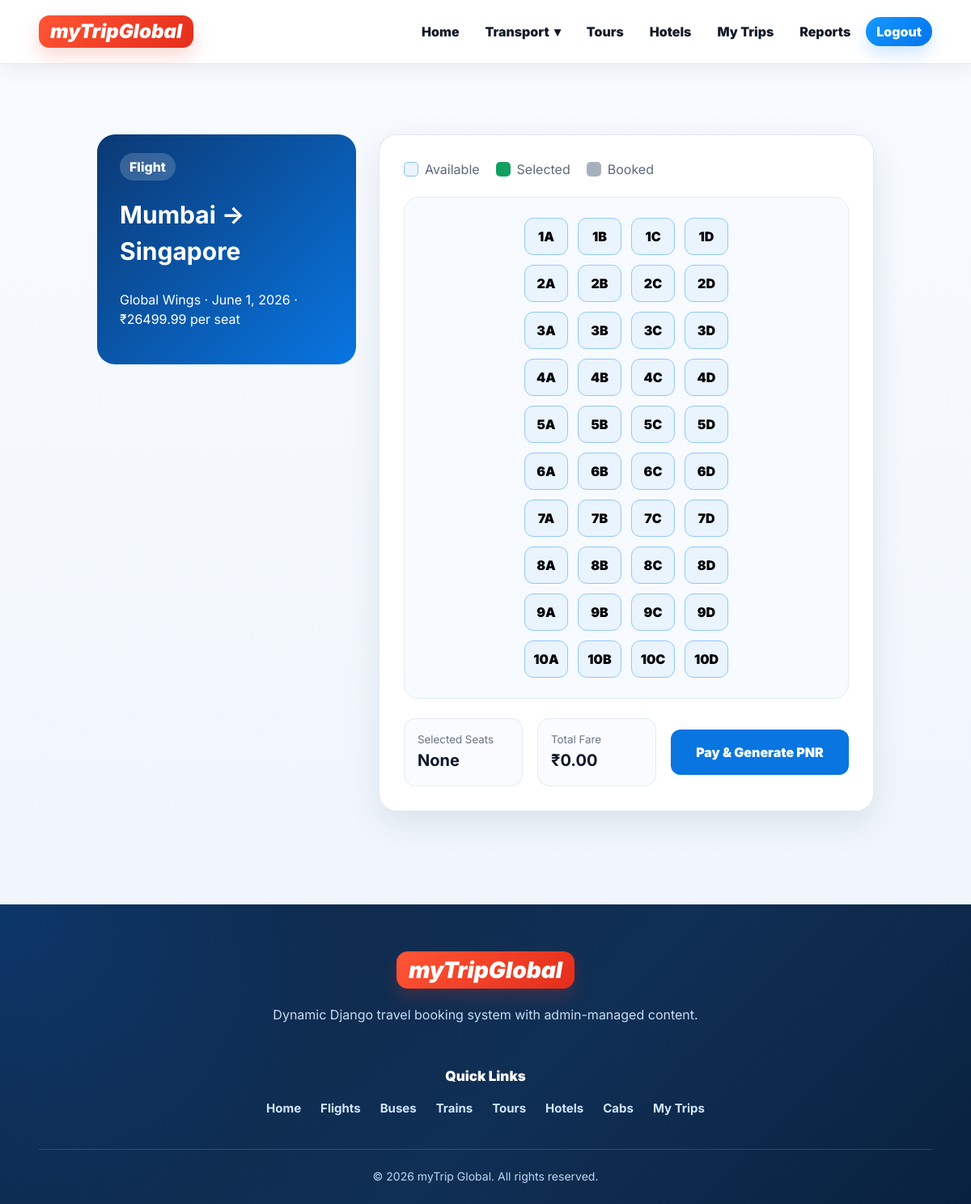
The app's page /travel/2/seats/ (signed in) with its own data.
### booking/models.py (models this page shows, shortened)
class SiteSetting(models.Model):
    site_name = models.CharField(max_length=100, default='myTrip Global')
    logo_text = models.CharField(max_length=40, default='myTrip')
    tagline = models.CharField(max_length=150, blank=True, default="")
    hero_title = models.CharField(max_length=180, default='Book flights, buses, trains, hotels, tours and cabs in one place')
    hero_subtitle = models.TextField(default='Search travel, select seats, choose packages and pay securely online with Cashfree.')
    hero_image = models.ImageField(upload_to='site/', blank=True, null=True)
    support_email = models.EmailField(blank=True)
    support_phone = models.CharField(max_length=25, blank=True)
    footer_about = models.TextField(default='Book flights, buses, trains, tour packages, hotels and cabs from one trusted travel platform.')
    instagram_url = models.URLField(blank=True)
    twitter_url = models.URLField(blank=True)
    facebook_url = models.URLField(blank=True)
    is_active = models.BooleanField(default=True)
    updated_at = models.DateTimeField(auto_now=True)
    class Meta:
        verbose_name = 'Site Setting'
        verbose_name_plural = 'Site Settings'
    @classmethod
    def load(cls):
        return cls.objects.filter(is_active=True).order_by('-updated_at').first() or cls()

class TravelService(models.Model):
    SERVICE_TYPES = [
        ('flight', 'Flight'),
        ('bus', 'Bus'),
        ('train', 'Train'),
    ]
    service_type = models.CharField(max_length=20, choices=SERVICE_TYPES)
    title = models.CharField(max_length=140)
    operator_name = models.CharField(max_length=100)
    source = models.CharField(max_length=80)
    destination = models.CharField(max_length=80)
    departure_date = models.DateField()
    departure_time = models.TimeField()
    arrival_date = models.DateField()
    arrival_time = models.TimeField()
    base_price = models.DecimalField(max_digits=10, decimal_places=2)
    total_seats = models.PositiveIntegerField(default=40)
    seat_columns = models.PositiveIntegerField(default=4, help_text='Use 4 for bus/flight style, 6 for train style')
    description = models.TextField(blank=True)
    image = models.ImageField(upload_to='services/', blank=True, null=True)
    is_active = models.BooleanField(default=True)
    created_at = models.DateTimeField(auto_now_add=True)
    class Meta:
        ordering = ['departure_date', 'departure_time']
    def all_seat_numbers(self):
        letters = string.ascii_uppercase
        seats = []
        for i in range(1, self.total_seats + 1):
            row = ((i - 1) // self.seat_columns) + 1
            col = letters[(i - 1) % self.seat_columns]
            seats.append(f'{row}{col}')
        return seats

### booking/views.py (the view)
# urls.py: path('travel/<int:pk>/seats/', views.seat_selection, name='seat_selection'),
@login_required
def seat_selection(request, pk):
    service = get_object_or_404(TravelService, pk=pk, is_active=True, service_type__in=['flight', 'bus', 'train'])
    unavailable = booked_seats_for_service(service)
    all_seats = service.all_seat_numbers()
    if request.method == 'POST':
        form = SeatSelectionForm(request.POST)
        if form.is_valid():
            selected = form.cleaned_data['selected_seats']
            unavailable_now = booked_seats_for_service(service)
            overlap = set(selected).intersection(set(unavailable_now))
            invalid = set(selected).difference(set(all_seats))
            if overlap:
                messages.error(request, f'Seats already booked: {", ".join(sorted(overlap))}')
            elif invalid:
                messages.error(request, 'Invalid seat selection detected.')
            else:
                total = service.base_price * Decimal(len(selected))
                booking = Booking.objects.create(
                    user=request.user,
                    booking_type='travel',
                    travel_service=service,
                    travellers=len(selected),
                    selected_seats=selected,
                    total_amount=total,
                    status='pending',
                    payment_status='pending',
                )
                Payment.objects.create(booking=booking, amount=total, method='Cashfree', status='pending')
                messages.info(request, 'Seats reserved. Complete Cashfree payment to confirm your booking.')
                return redirect('payment_checkout', booking_id=booking.id)
    else:
        form = SeatSelectionForm()
    return render(request, 'seat_selection.html', {
        'service': service,
        'all_seats': all_seats,
        'unavailable': unavailable,
        'form': form,
    })

### booking/context_processors.py (called while the page is built)
def global_site_data(request):
    try:
        return {
            'site_settings': SiteSetting.load(),
            'footer_links': FooterLink.objects.filter(is_active=True)[:8],
        }
    except Exception:
        return {
            'site_settings': SiteSetting(),
            'footer_links': [],
        }

### booking/views.py (called while the page is built)
def booked_seats_for_service(service):
    taken = []
    bookings = Booking.objects.filter(travel_service=service, status__in=['pending', 'paid'])
    for booking in bookings:
        taken.extend(booking.selected_seats)
    return sorted(set(taken))

### booking/templates/seat_selection.html (shortened to what this page needs)
{% extends 'base.html' %}
{% load static %}
{% block extra_css %}
<link rel="stylesheet" href="{% static 'css/seat_selection.css' %}?v=12.0">
{% endblock %}
{% block content %}
<section class="seat-page">
    <div class="seat-info">
        <span>{{ service.get_service_type_display }}</span>
        <h1>{{ service.source }} → {{ service.destination }}</h1>
        <p>{{ service.operator_name }} · {{ service.departure_date }} · ₹{{ service.base_price }} per seat</p>
    </div>
    <form method="post" class="seat-layout-card" id="seatForm">
        <div class="legend">
            <span><b class="available"></b> Available</span>
            <span><b class="selected"></b> Selected</span>
            <span><b class="booked"></b> Booked</span>
        </div>
        <div class="seat-map" style="grid-template-columns: repeat({{ service.seat_columns }}, 54px);">
            {% for seat in all_seats %}
                <button type="button" class="seat {% if seat in unavailable %}booked{% endif %}"
                        data-seat="{{ seat }}" {% if seat in unavailable %}disabled{% endif %}>
                    {{ seat }}
                </button>
            {% endfor %}
        </div>
        <div class="summary-panel">
            <div>
                <small>Selected Seats</small>
                <strong id="selectedList">None</strong>
            </div>
            <div>
                <small>Total Fare</small>
                <strong>₹<span id="totalFare">0.00</span></strong>
            </div>
            <button type="submit">Pay & Generate PNR</button>
        </div>
    </form>
</section>
{% endblock %}

### booking/templates/base.html (shortened to what this page needs)
{% load static %}
<!doctype html>
<html lang="en">
<head>
    <link rel="stylesheet" href="{% static 'css/base.css' %}?v=25.0">
    {% block extra_css %}{% endblock %}
</head>
<body>
<header class="site-header">
    <div class="header-inner">
        <a class="brand" href="{% url 'home' %}" aria-label="Home">
            <span class="brand-mark">
                {{ site_settings.logo_text|default:'myTripGlobal' }}
            </span>
        </a>
        <nav class="main-nav" aria-label="Main navigation">
            <a href="{% url 'home' %}">Home</a>
            <details class="nav-dropdown">
                <summary>
                    Transport <span>▾</span>
                </summary>
            </details>
            <a href="{% url 'tour_list' %}">Tours</a>
            <a href="{% url 'hotel_list' %}">Hotels</a>
            {% if user.is_authenticated %}
                <a href="{% url 'my_bookings' %}">My Trips</a>
                {% if user.is_staff or user.is_superuser %}
                    <a href="{% url 'staff_reports' %}">Reports</a>
                {% endif %}
                <form class="logout-form" method="post" action="{% url 'logout' %}">
                    <button type="submit">Logout</button>
                </form>
            {% else %}
                <a class="login-link" href="{% url 'login' %}">Login</a>
                <a class="signup-link" href="{% url 'signup' %}">Sign up</a>
            {% endif %}
        </nav>
    </div>
</header>
<main>
    {% block content %}{% endblock %}
</main>
<footer class="site-footer">
    <div class="footer-inner footer-modern">
        <div class="footer-brand">
            <a class="brand footer-logo" href="{% url 'home' %}" aria-label="Home">
                <span class="brand-mark">
                    {{ site_settings.logo_text|default:'myTripGlobal' }}
                </span>
            </a>
            <p>
                {{ site_settings.footer_about|default:'Dynamic Django travel booking system with admin-managed content.' }}
            </p>
        </div>
        <div class="footer-menu">
            <h4>Quick Links</h4>
            <div class="footer-link-row">
                <a href="{% url 'home' %}">Home</a>
                <a href="{% url 'flight_list' %}">Flights</a>
                <a href="{% url 'bus_list' %}">Buses</a>
                <a href="{% url 'train_list' %}">Trains</a>
                <a href="{% url 'tour_list' %}">Tours</a>
                <a href="{% url 'hotel_list' %}">Hotels</a>
                <a href="{% url 'cab_list' %}">Cabs</a>
                {% if user.is_authenticated %}
                    <a href="{% url 'my_bookings' %}">My Trips</a>
                {% endif %}
            </div>
        </div>
    </div>
    <div class="footer-bottom">
        <span>
            © 2026 {{ site_settings.site_name|default:'myTrip Global' }}. All rights reserved.
        </span>
    </div>
</footer>
</body>
</html>

### booking/static/css/base.css (style rules this page uses)
:root { --primary: #0b7cff; --primary-600: #0067df; --primary-dark: #063a83; --accent: #ef3f2e; --success: #08985d; --warning: #b7791f; --danger: #d92d20; --ink: #0f172a; --text: #334155; --muted: #64748b; --line: #dce6f2; --soft: #f1f7ff; --bg: #f4f8fc; --card: #ffffff; --shadow: 0 18px 45px rgba(15, 35, 66, .12); --shadow-sm: 0 8px 24px rgba(15, 35, 66, .08); --radius: 24px; --container: min(1180px, 92vw); }
* { box-sizing: border-box; }
html { scroll-behavior: smooth; }
body { margin: 0; font-family: Inter, system-ui, -apple-system, BlinkMacSystemFont, "Segoe UI", Roboto, Arial, sans-serif; background: linear-gradient(180deg, #f8fbff 0%, #eef4fb 100%); color: var(--ink); line-height: 1.5; }
a { color: inherit; text-decoration: none; }
button, input, select, textarea { font: inherit; }
button { cursor: pointer; }
main { min-height: 62vh; }
.site-header { position: sticky; top: 0; z-index: 1000; background: rgba(255, 255, 255, .97); backdrop-filter: blur(14px); border-bottom: 1px solid rgba(226, 232, 240, .95); box-shadow: 0 8px 24px rgba(15, 35, 66, .06); }
.header-inner { width: var(--container); margin: 0 auto; min-height: 78px; display: flex; align-items: center; justify-content: space-between; gap: 24px; }
.brand { display: inline-flex; align-items: center; gap: 12px; min-width: max-content; }
.brand-mark { display: inline-flex; align-items: center; justify-content: center; background: linear-gradient(135deg, #ff5535, #e42d1a); color: #ffffff; border-radius: 13px; padding: 8px 14px; font-size: 24px; line-height: 1; font-weight: 900; font-style: italic; box-shadow: 0 10px 22px rgba(239, 63, 46, .2); }
.main-nav { display: flex; align-items: center; justify-content: flex-end; gap: 6px; flex-wrap: wrap; }
.main-nav > a, .logout-form button { border: 0; background: transparent; color: #111827; border-radius: 999px; padding: 10px 13px; font-weight: 850; line-height: 1; transition: .18s ease; }
.main-nav .login-link, .main-nav .signup-link, .logout-form button { background: linear-gradient(135deg, #1599ff, #0473ed); color: #ffffff; box-shadow: 0 10px 20px rgba(11, 124, 255, .18); }
.logout-form { margin: 0; }
.nav-dropdown { position: relative; display: inline-flex; align-items: center; }
.nav-dropdown summary { list-style: none; border: 0; background: transparent; color: #111827; border-radius: 999px; padding: 10px 13px; font-weight: 850; line-height: 1; cursor: pointer; transition: .18s ease; display: inline-flex; align-items: center; gap: 6px; }
.site-footer { background: radial-gradient(circle at top left, rgba(11, 124, 255, .18), transparent 34%), linear-gradient(135deg, #0d2748 0%, #102f55 55%, #09213f 100%); color: #dcecff; padding: 58px 0 24px; margin-top: 70px; }
.footer-inner { width: var(--container); margin: 0 auto; }
.footer-modern { display: flex; flex-direction: column; gap: 34px; }
.footer-brand { text-align: center; max-width: 780px; margin: 0 auto; }
.footer-brand .footer-logo { display: inline-flex; justify-content: center; margin-bottom: 18px; }
.footer-brand .brand-mark { font-size: 28px; padding: 9px 15px; border-radius: 14px; }
.footer-brand p { margin: 0 auto; max-width: 720px; color: #c7dcf4; font-size: 16px; line-height: 1.75; }
.footer-menu { text-align: center; }
.footer-menu h4 { color: #ffffff; font-size: 17px; font-weight: 900; margin: 0 0 16px; }
.footer-link-row { display: flex; justify-content: center; align-items: center; gap: 14px 24px; flex-wrap: wrap; }
.footer-link-row a { color: #cfe5ff; font-size: 15px; font-weight: 700; transition: .2s ease; }
.footer-bottom { width: var(--container); margin: 38px auto 0; padding-top: 22px; border-top: 1px solid rgba(255, 255, 255, .14); text-align: center; color: #bdd5ef; font-size: 14px; }
.results-wrap, .detail-page, .bookings-page, .payment-page, .dashboard-page, .auth-page, .seat-page, .cancel-page { width: var(--container); margin: 42px auto 64px; }
.detail-grid div, .ticket-card, .payment-card, .seat-layout-card { background: #ffffff; border: 1px solid rgba(226, 232, 240, .92); border-radius: 22px; padding: 22px; box-shadow: var(--shadow-sm); }
.auth-card, .payment-card, .seat-layout-card, .dashboard-page { background: #ffffff; border: 1px solid rgba(226, 232, 240, .92); border-radius: 26px; padding: 30px; box-shadow: var(--shadow-sm); }

### records on screen
SiteSetting: logo_text "myTripGlobal", footer_about "Dynamic Django travel booking system with admin-managed content.", site_name "myTrip Global"
TravelService: service_type "Flight", source "Mumbai", destination "Singapore", operator_name "Global Wings", departure_date "June 1, 2026", base_price "26499.99"

### other values on screen
{{ seat }} "1A" "1B" "1C" "1D" "2A" "2B" "2C" "2D" "3A" "3B" "3C" "3D" "4A" "4B" "4C" "4D" "5A" "5B" "5C" "5D" "6A" "6B" "6C" "6D" "7A" "7B" "7C" "7D" "8A" "8B" "8C" "8D" "9A" "9B" "9C" "9D" "10A" "10B" "10C" "10D"
